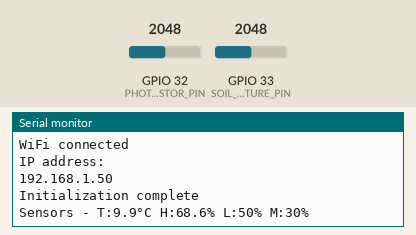
Bench run of a program on a simulated ESP32. On the bench: the last lines printed to the serial monitor. Inputs (shaded band) come from the test bench; at power-on: GPIO 32 (PHOTO_TRANSISTOR_PIN) = 2048, GPIO 33 (SOIL_MOISTURE_PIN) = 2048 (analog values on the 0–4095 scale). WiFi joins after 1.5 s; servers stay silent unless stated; uploads are accepted with an empty reply; random numbers use the default seed unless the program sets one.

Above: at 2.7 s.
2.8 s: GPIO 32 (PHOTO_TRANSISTOR_PIN) set to 2866
At 4.9 s:
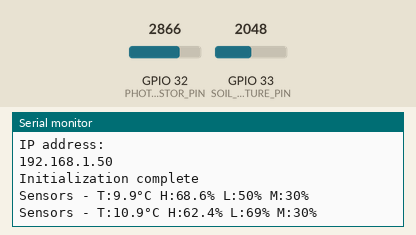
5.5 s: GPIO 33 (SOIL_MOISTURE_PIN) set to 2866
At 11.2 s:
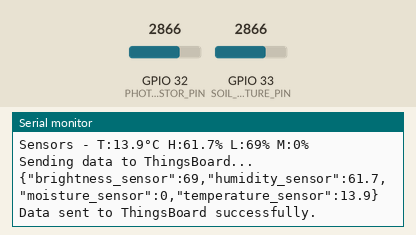
11.5 s: GPIO 32 (PHOTO_TRANSISTOR_PIN) set to 3603
At 13.5 s:
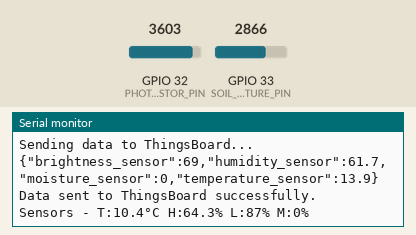
14.2 s: GPIO 33 (SOIL_MOISTURE_PIN) set to 2047
At 16.6 s:
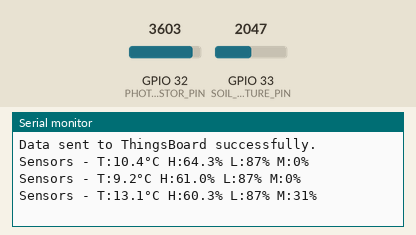
Timing chart, 0 to 17.9 s (numbered marks = the images above; inputs shaded):
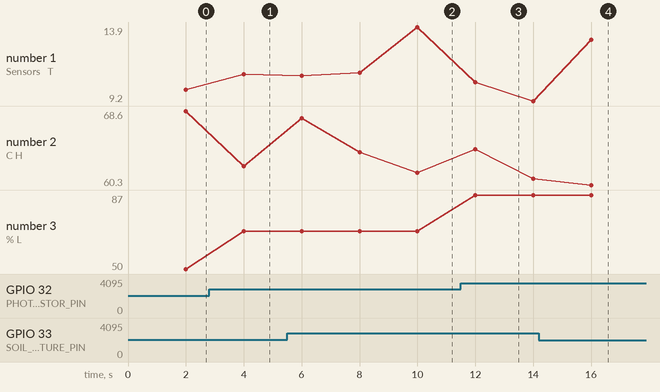

Measured:
- after the input at 2.8 s, the serial monitor: prints a new line after 1.2 s (image 1)
- after the input at 5.5 s, the serial monitor: prints a new line after 0.50 s (image 2)
- after the input at 11.5 s, the serial monitor: prints a new line after 0.50 s (image 3)
- after the input at 14.2 s, the serial monitor: prints a new line after 1.8 s (image 4)
- plotted number 3: 50 → 69 after the input at 2.8 s, 69 → 87 after the input at 11.5 s

The program:

main.cpp
```cpp
#include <Arduino.h>
#include <WiFi.h>
#include <WiFiClientSecure.h>
#include <ArduinoHttpClient.h>
#include <ArduinoJson.h>
#include <Wire.h>
#include <Update.h>
#include "config.h"
#include "secrets.h"
#include "temp_hum_sim.h"

WiFiClientSecure wifi;
HttpClient client(wifi, THINGSBOARD_HOST_RAW, 443);

unsigned long lastSensorRead = 0;

struct SystemStatus
{
    int soil_moisture_percentage;
    float temperature;
    float humidity;
    int light_level;
};

SystemStatus systemStatus = {
    .soil_moisture_percentage = 0,
    .temperature = 0.0,
    .humidity = 0.0,
    .light_level = 0
};

void setup()
{
    Serial.begin(115200);

    analogReadResolution(12);

    WiFi.begin(WIFI_SSID, WIFI_PASSWORD);
    Serial.print("Connecting to WiFi");
    while (WiFi.status() != WL_CONNECTED)
    {
        delay(500);
        Serial.print(".");
    }
    Serial.println("\nWiFi connected");
    Serial.println("IP address: ");
    Serial.println(WiFi.localIP());

    wifi.setInsecure();
    wifi.setTimeout(HTTPS_TIMEOUT);

    pinMode(PHOTO_TRANSISTOR_PIN, INPUT);
    pinMode(SOIL_MOISTURE_PIN, INPUT);

    Wire.begin();

    Serial.println("Initialization complete");
}

void readSensors()
{
    systemStatus.temperature = simulateTemperature();
    systemStatus.humidity = simulateHumidity();

    int lightRaw = analogRead(PHOTO_TRANSISTOR_PIN);
    systemStatus.light_level = (lightRaw * 100) / 4095;

    int moistureRaw = analogRead(SOIL_MOISTURE_PIN);
    if (moistureRaw > MOISTURE_AIR_VALUE)
        moistureRaw = MOISTURE_AIR_VALUE;
    if (moistureRaw < MOISTURE_WATER_VALUE)
        moistureRaw = MOISTURE_WATER_VALUE;
    systemStatus.soil_moisture_percentage =
        ((MOISTURE_AIR_VALUE - moistureRaw) * 100) / (MOISTURE_AIR_VALUE - MOISTURE_WATER_VALUE);

    Serial.printf("Sensors - T:%.1f°C H:%.1f%% L:%d%% M:%d%%\n",
                  systemStatus.temperature, systemStatus.humidity,
                  systemStatus.light_level, systemStatus.soil_moisture_percentage);
}

void sendToThingsBoard()
{
    static int failureCount = 0;
    const int MAX_FAILURES = 3;
    static unsigned long lastConnectionAttempt = 0;

    unsigned long currentTime = millis();
    if (currentTime - lastConnectionAttempt < RETRY_INTERVAL)
    {
        return;
    }
    lastConnectionAttempt = currentTime;

    if (WiFi.status() != WL_CONNECTED)
    {
        Serial.println("WiFi not connected");
        return;
    }

    StaticJsonDocument<200> doc;
    doc["brightness_sensor"] = systemStatus.light_level;
    doc["humidity_sensor"] = systemStatus.humidity;
    doc["moisture_sensor"] = systemStatus.soil_moisture_percentage;
    doc["temperature_sensor"] = systemStatus.temperature;

    String jsonString;
    serializeJson(doc, jsonString);

    Serial.println("Sending data to ThingsBoard...");
    Serial.println(jsonString);

    client.beginRequest();
    client.post("/api/v1/" ACCESS_TOKEN "/telemetry");
    client.sendHeader("Content-Type", "application/json");
    client.sendHeader("Content-Length", jsonString.length());
    client.beginBody();
    client.print(jsonString);
    client.endRequest();

    int statusCode = client.responseStatusCode();

    if (statusCode == 200)
    {
        Serial.println("Data sent to ThingsBoard successfully.");
        failureCount = 0;
    }
    else
    {
        Serial.printf("Failed to send data. Status code: %d\n", statusCode);
        failureCount++;

        if (failureCount >= MAX_FAILURES)
        {
            Serial.println("Too many failures, resetting connection...");
            client.stop();
            wifi.stop();
            delay(1000);

            wifi.setInsecure();
            wifi.setTimeout(HTTPS_TIMEOUT);
            failureCount = 0;
        }
    }

    client.stop();
}

void loop()
{
    unsigned long currentMillis = millis();

    if (currentMillis - lastSensorRead >= SENSOR_INTERVAL)
    {
        readSensors();
        sendToThingsBoard();
        lastSensorRead = currentMillis;
    }
}
```

Si7021.h
```cpp
#ifndef SI7021_H
#define SI7021_H

#include <Wire.h> // Include Wire library for I2C communication

// Si7021 sensor definitions
#define SI7021_ADDR 0x40
#define SI7021_CMD_READ_TEMP 0xE3
#define SI7021_CMD_READ_HUM 0xE5

// Si7021 class declaration
class Si7021 {
public:
    bool begin();                  // Initialize the sensor
    float readTemperature();       // Read temperature in Celsius
    float readHumidity();          // Read relative humidity in percentage

private:
    uint16_t readRawData(uint8_t command); // Helper function to read raw sensor data
};

#endif // SI7021_H
```

secrets.example.h
```cpp
#ifndef SECRETS_H
#define SECRETS_H

// WiFi credentials
#define WIFI_SSID "your-ssid"
#define WIFI_PASSWORD "your-password"

// ThingsBoard credentials
#define THINGSBOARD_HOST "https://srv-iot.diatel.upm.es"
#define THINGSBOARD_HOST_RAW "srv-iot.diatel.upm.es"
#define ACCESS_TOKEN "your-access-token"
#define THINGSBOARD_URL "https://srv-iot.diatel.upm.es/api/v1/your-access-token/telemetry"

#endif // SECRETS_H
```

temp_hum_sim.h
```cpp
#ifndef TEMP_HUM_SIM_H
#define TEMP_HUM_SIM_H

#include <Arduino.h>

// Function to get current month from compilation date
int getCurrentMonth();

// Function to simulate temperature based on month and time of day
float simulateTemperature();

// Function to simulate humidity based on month and time of day
float simulateHumidity();

#endif // TEMP_HUM_SIM_H
```

Si7021.cpp
```cpp
#include "Si7021.h"

bool Si7021::begin() {
    Wire.beginTransmission(SI7021_ADDR);
    return (Wire.endTransmission() == 0);
}

float Si7021::readTemperature() {
    uint16_t raw = readRawData(SI7021_CMD_READ_TEMP);
    return ((175.72f * raw) / 65536.0f) - 46.85f;
}

float Si7021::readHumidity() {
    uint16_t raw = readRawData(SI7021_CMD_READ_HUM);
    return ((125.0f * raw) / 65536.0f) - 6.0f;
}

uint16_t Si7021::readRawData(uint8_t command) {
    Wire.beginTransmission(SI7021_ADDR);
    Wire.write(command);
    Wire.endTransmission();
    delay(50);

    Wire.requestFrom(SI7021_ADDR, 2);
    if (Wire.available() < 2) return 0;

    uint16_t raw = Wire.read() << 8 | Wire.read();
    return raw;
}
```

temp_hum_sim.cpp
```cpp
#include "temp_hum_sim.h"

int getCurrentMonth() {
    // __DATE__ format is: "Mmm DD YYYY" (e.g., "Jan 27 2024")
    const char* compilationDate = __DATE__;
    const char* monthStr = compilationDate; // First three chars are month

    // Convert month abbreviation to number (1-12)
    if(strncmp(monthStr, "Jan", 3) == 0) return 1;
    if(strncmp(monthStr, "Feb", 3) == 0) return 2;
    if(strncmp(monthStr, "Mar", 3) == 0) return 3;
    if(strncmp(monthStr, "Apr", 3) == 0) return 4;
    if(strncmp(monthStr, "May", 3) == 0) return 5;
    if(strncmp(monthStr, "Jun", 3) == 0) return 6;
    if(strncmp(monthStr, "Jul", 3) == 0) return 7;
    if(strncmp(monthStr, "Aug", 3) == 0) return 8;
    if(strncmp(monthStr, "Sep", 3) == 0) return 9;
    if(strncmp(monthStr, "Oct", 3) == 0) return 10;
    if(strncmp(monthStr, "Nov", 3) == 0) return 11;
    if(strncmp(monthStr, "Dec", 3) == 0) return 12;

    return 1; // Default to January if something goes wrong
}

float simulateTemperature() {
    // Get current month (1-12)
    int currentMonth = getCurrentMonth();

    // Get current hour (0-23)
    // Using millis() to simulate time of day since boot
    int currentHour = (millis() / (1000 * 60 * 60)) % 24;

    // Define seasonal base temperature ranges for Madrid
    float minTemp, maxTemp;

    // Winter (December-February)
    if (currentMonth == 12 || currentMonth <= 2) {
        minTemp = 5.0;  // Pre-dawn winter minimum
        maxTemp = 15.0;  // Winter afternoon maximum
    }
    // Spring (March-May)
    else if (currentMonth >= 3 && currentMonth <= 5) {
        minTemp = 7.0;   // Spring dawn minimum
        maxTemp = 22.0;  // Spring afternoon maximum
    }
    // Summer (June-August)
    else if (currentMonth >= 6 && currentMonth <= 8) {
        minTemp = 15.0;  // Summer night minimum
        maxTemp = 35.0;  // Summer afternoon maximum
    }
    // Autumn (September-November)
    else {
        minTemp = 8.0;   // Autumn dawn minimum
        maxTemp = 25.0;  // Autumn afternoon maximum
    }

    // Apply daily temperature curve
    // Coolest at 5AM, warmest at 3PM (15:00)
    float tempRange = maxTemp - minTemp;
    if (currentHour >= 5 && currentHour < 15) {
        // Temperature rising (5AM to 3PM)
        float progressToMax = (currentHour - 5) / 10.0;  // 0.0 to 1.0
        minTemp += tempRange * progressToMax;
        maxTemp -= tempRange * (1.0 - progressToMax) * 0.1;  // Keep max temp slightly variable
    } else {
        // Temperature falling (3PM to 5AM)
        float progressToMin = (currentHour < 5 ? (currentHour + 24 - 15) : (currentHour - 15)) / 14.0;  // 0.0 to 1.0
        maxTemp -= tempRange * progressToMin;
        minTemp += tempRange * (1.0 - progressToMin) * 0.1;  // Keep min temp slightly variable
    }

    // Convert to integer range for random() function
    int minTempInt = minTemp * 10;
    int maxTempInt = maxTemp * 10;

    // Generate temperature with daily variation
    return random(minTempInt, maxTempInt) / 10.0;
}

float simulateHumidity() {
    // Get current month (1-12)
    int currentMonth = getCurrentMonth();

    // Get current hour (0-23)
    int currentHour = (millis() / (1000 * 60 * 60)) % 24;

    // Define seasonal humidity ranges for Madrid
    float minHumidity, maxHumidity;

    // Winter (December-February)
    if (currentMonth == 12 || currentMonth <= 2) {
        minHumidity = 65.0;  // Winter day minimum
        maxHumidity = 85.0;  // Winter night maximum
    }
    // Spring (March-May)
    else if (currentMonth >= 3 && currentMonth <= 5) {
        minHumidity = 45.0;  // Spring day minimum
        maxHumidity = 75.0;  // Spring night maximum
    }
    // Summer (June-August)
    else if (currentMonth >= 6 && currentMonth <= 8) {
        minHumidity = 25.0;  // Summer day minimum
        maxHumidity = 45.0;  // Summer night maximum
    }
    // Autumn (September-November)
    else {
        minHumidity = 40.0;  // Autumn day minimum
        maxHumidity = 70.0;  // Autumn night maximum
    }

    // Apply daily humidity curve
    // Highest at dawn (5AM), lowest at mid-afternoon (3PM)
    float humidityRange = maxHumidity - minHumidity;
    if (currentHour >= 5 && currentHour < 15) {
        // Humidity falling (5AM to 3PM)
        float progressToMin = (currentHour - 5) / 10.0;  // 0.0 to 1.0
        maxHumidity -= humidityRange * progressToMin;
        minHumidity += humidityRange * (1.0 - progressToMin) * 0.1;
    } else {
        // Humidity rising (3PM to 5AM)
        float progressToMax = (currentHour < 5 ? (currentHour + 24 - 15) : (currentHour - 15)) / 14.0;  // 0.0 to 1.0
        minHumidity += humidityRange * progressToMax;
        maxHumidity -= humidityRange * (1.0 - progressToMax) * 0.1;
    }

    // Convert to integer range for random() function
    int minHumidityInt = minHumidity * 10;
    int maxHumidityInt = maxHumidity * 10;

    // Generate humidity with daily variation
    return random(minHumidityInt, maxHumidityInt) / 10.0;
}
```

config.h
```cpp
#ifndef CONFIG_H
#define CONFIG_H

// Pin definitions
#define PHOTO_TRANSISTOR_PIN 32
#define SOIL_MOISTURE_PIN 33

// Soil moisture calibration values
#define MOISTURE_AIR_VALUE 2450
#define MOISTURE_WATER_VALUE 1150

// Networking configuration
#define HTTPS_TIMEOUT 10000 // HTTPS connection timeout in milliseconds
#define RETRY_INTERVAL 10000 // Retry interval for failed connections in milliseconds

// Sensor and pump intervals
#define SENSOR_INTERVAL 2000 // Interval for reading sensors in milliseconds

#endif // CONFIG_H
```
